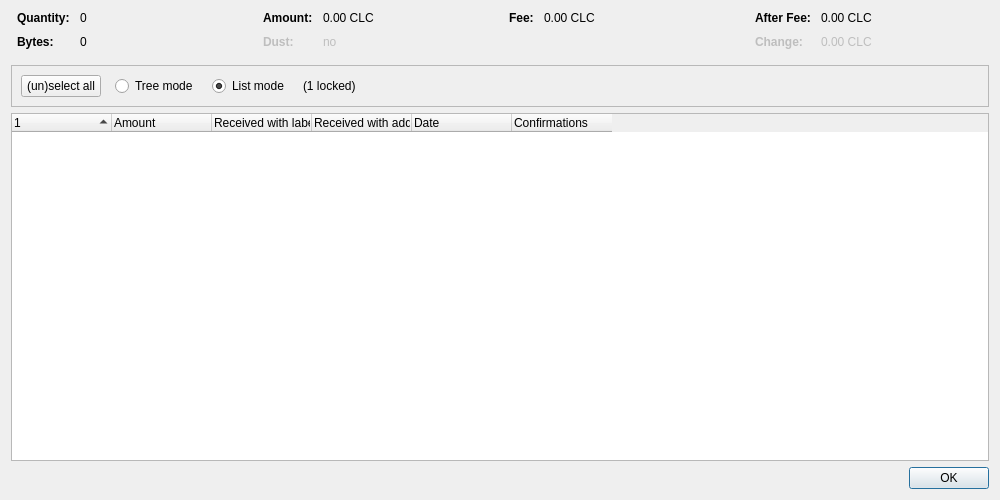
<?xml version="1.0" encoding="UTF-8"?>
<ui version="4.0">
 <class>CoinControlDialog</class>
 <widget class="QDialog" name="CoinControlDialog">
  <property name="geometry">
   <rect>
    <x>0</x>
    <y>0</y>
    <width>1000</width>
    <height>500</height>
   </rect>
  </property>
  <property name="windowTitle">
   <string>Coin Selection</string>
  </property>
  <layout class="QVBoxLayout" name="verticalLayout">
   <item>
    <layout class="QHBoxLayout" name="horizontalLayoutTop" stretch="0,0,0,0">
     <property name="topMargin">
      <number>0</number>
     </property>
     <property name="bottomMargin">
      <number>10</number>
     </property>
     <item>
      <layout class="QFormLayout" name="formLayoutCoinControl1">
       <property name="horizontalSpacing">
        <number>10</number>
       </property>
       <property name="verticalSpacing">
        <number>10</number>
       </property>
       <property name="leftMargin">
        <number>6</number>
       </property>
       <property name="rightMargin">
        <number>6</number>
       </property>
       <item row="0" column="0">
        <widget class="QLabel" name="labelCoinControlQuantityText">
         <property name="font">
          <font>
           <weight>75</weight>
           <bold>true</bold>
          </font>
         </property>
         <property name="text">
          <string>Quantity:</string>
         </property>
        </widget>
       </item>
       <item row="0" column="1">
        <widget class="QLabel" name="labelCoinControlQuantity">
         <property name="cursor">
          <cursorShape>IBeamCursor</cursorShape>
         </property>
         <property name="contextMenuPolicy">
          <enum>Qt::ActionsContextMenu</enum>
         </property>
         <property name="text">
          <string notr="true">0</string>
         </property>
         <property name="textInteractionFlags">
          <set>Qt::LinksAccessibleByMouse|Qt::TextSelectableByKeyboard|Qt::TextSelectableByMouse</set>
         </property>
        </widget>
       </item>
       <item row="1" column="0">
        <widget class="QLabel" name="labelCoinControlBytesText">
         <property name="font">
          <font>
           <weight>75</weight>
           <bold>true</bold>
          </font>
         </property>
         <property name="text">
          <string>Bytes:</string>
         </property>
        </widget>
       </item>
       <item row="1" column="1">
        <widget class="QLabel" name="labelCoinControlBytes">
         <property name="cursor">
          <cursorShape>IBeamCursor</cursorShape>
         </property>
         <property name="contextMenuPolicy">
          <enum>Qt::ActionsContextMenu</enum>
         </property>
         <property name="text">
          <string notr="true">0</string>
         </property>
         <property name="textInteractionFlags">
          <set>Qt::LinksAccessibleByMouse|Qt::TextSelectableByKeyboard|Qt::TextSelectableByMouse</set>
         </property>
        </widget>
       </item>
      </layout>
     </item>
     <item>
      <layout class="QFormLayout" name="formLayoutCoinControl2">
       <property name="horizontalSpacing">
        <number>10</number>
       </property>
       <property name="verticalSpacing">
        <number>10</number>
       </property>
       <property name="leftMargin">
        <number>6</number>
       </property>
       <property name="rightMargin">
        <number>6</number>
       </property>
       <item row="0" column="0">
        <widget class="QLabel" name="labelCoinControlAmountText">
         <property name="font">
          <font>
           <weight>75</weight>
           <bold>true</bold>
          </font>
         </property>
         <property name="text">
          <string>Amount:</string>
         </property>
        </widget>
       </item>
       <item row="0" column="1">
        <widget class="QLabel" name="labelCoinControlAmount">
         <property name="cursor">
          <cursorShape>IBeamCursor</cursorShape>
         </property>
         <property name="contextMenuPolicy">
          <enum>Qt::ActionsContextMenu</enum>
         </property>
         <property name="text">
          <string notr="true">0.00 CLC</string>
         </property>
         <property name="textInteractionFlags">
          <set>Qt::LinksAccessibleByMouse|Qt::TextSelectableByKeyboard|Qt::TextSelectableByMouse</set>
         </property>
        </widget>
       </item>
       <item row="1" column="0">
        <widget class="QLabel" name="labelCoinControlLowOutputText">
         <property name="enabled">
          <bool>false</bool>
         </property>
         <property name="font">
          <font>
           <weight>75</weight>
           <bold>true</bold>
          </font>
         </property>
         <property name="text">
          <string>Dust:</string>
         </property>
        </widget>
       </item>
       <item row="1" column="1">
        <widget class="QLabel" name="labelCoinControlLowOutput">
         <property name="enabled">
          <bool>false</bool>
         </property>
         <property name="cursor">
          <cursorShape>IBeamCursor</cursorShape>
         </property>
         <property name="contextMenuPolicy">
          <enum>Qt::ActionsContextMenu</enum>
         </property>
         <property name="text">
          <string notr="true">no</string>
         </property>
         <property name="textInteractionFlags">
          <set>Qt::LinksAccessibleByMouse|Qt::TextSelectableByKeyboard|Qt::TextSelectableByMouse</set>
         </property>
        </widget>
       </item>
      </layout>
     </item>
     <item>
      <layout class="QFormLayout" name="formLayoutCoinControl3">
       <property name="horizontalSpacing">
        <number>10</number>
       </property>
       <property name="verticalSpacing">
        <number>10</number>
       </property>
       <property name="leftMargin">
        <number>6</number>
       </property>
       <property name="rightMargin">
        <number>6</number>
       </property>
       <item row="0" column="0">
        <widget class="QLabel" name="labelCoinControlFeeText">
         <property name="font">
          <font>
           <weight>75</weight>
           <bold>true</bold>
          </font>
         </property>
         <property name="text">
          <string>Fee:</string>
         </property>
        </widget>
       </item>
       <item row="0" column="1">
        <widget class="QLabel" name="labelCoinControlFee">
         <property name="cursor">
          <cursorShape>IBeamCursor</cursorShape>
         </property>
         <property name="contextMenuPolicy">
          <enum>Qt::ActionsContextMenu</enum>
         </property>
         <property name="text">
          <string notr="true">0.00 CLC</string>
         </property>
         <property name="textInteractionFlags">
          <set>Qt::LinksAccessibleByMouse|Qt::TextSelectableByKeyboard|Qt::TextSelectableByMouse</set>
         </property>
        </widget>
       </item>
      </layout>
     </item>
     <item>
      <layout class="QFormLayout" name="formLayoutCoinControl4">
       <property name="horizontalSpacing">
        <number>10</number>
       </property>
       <property name="verticalSpacing">
        <number>10</number>
       </property>
       <property name="leftMargin">
        <number>6</number>
       </property>
       <property name="rightMargin">
        <number>6</number>
       </property>
       <item row="0" column="0">
        <widget class="QLabel" name="labelCoinControlAfterFeeText">
         <property name="font">
          <font>
           <weight>75</weight>
           <bold>true</bold>
          </font>
         </property>
         <property name="text">
          <string>After Fee:</string>
         </property>
        </widget>
       </item>
       <item row="0" column="1">
        <widget class="QLabel" name="labelCoinControlAfterFee">
         <property name="cursor">
          <cursorShape>IBeamCursor</cursorShape>
         </property>
         <property name="contextMenuPolicy">
          <enum>Qt::ActionsContextMenu</enum>
         </property>
         <property name="text">
          <string notr="true">0.00 CLC</string>
         </property>
         <property name="textInteractionFlags">
          <set>Qt::LinksAccessibleByMouse|Qt::TextSelectableByKeyboard|Qt::TextSelectableByMouse</set>
         </property>
        </widget>
       </item>
       <item row="1" column="0">
        <widget class="QLabel" name="labelCoinControlChangeText">
         <property name="enabled">
          <bool>false</bool>
         </property>
         <property name="font">
          <font>
           <weight>75</weight>
           <bold>true</bold>
          </font>
         </property>
         <property name="text">
          <string>Change:</string>
         </property>
        </widget>
       </item>
       <item row="1" column="1">
        <widget class="QLabel" name="labelCoinControlChange">
         <property name="enabled">
          <bool>false</bool>
         </property>
         <property name="cursor">
          <cursorShape>IBeamCursor</cursorShape>
         </property>
         <property name="contextMenuPolicy">
          <enum>Qt::ActionsContextMenu</enum>
         </property>
         <property name="text">
          <string notr="true">0.00 CLC</string>
         </property>
         <property name="textInteractionFlags">
          <set>Qt::LinksAccessibleByMouse|Qt::TextSelectableByKeyboard|Qt::TextSelectableByMouse</set>
         </property>
        </widget>
       </item>
      </layout>
     </item>
    </layout>
   </item>
   <item>
    <widget class="QFrame" name="frame">
     <property name="minimumSize">
      <size>
       <width>0</width>
       <height>40</height>
      </size>
     </property>
     <property name="frameShape">
      <enum>QFrame::StyledPanel</enum>
     </property>
     <property name="frameShadow">
      <enum>QFrame::Sunken</enum>
     </property>
     <layout class="QHBoxLayout" name="horizontalLayout">
      <item>
       <layout class="QHBoxLayout" name="horizontalLayoutPanel" stretch="0,0,0,0,0">
        <property name="spacing">
         <number>14</number>
        </property>
        <item>
         <widget class="QPushButton" name="pushButtonSelectAll">
          <property name="sizePolicy">
           <sizepolicy hsizetype="Maximum" vsizetype="Fixed">
            <horstretch>0</horstretch>
            <verstretch>0</verstretch>
           </sizepolicy>
          </property>
          <property name="text">
           <string>(un)select all</string>
          </property>
          <property name="autoDefault">
           <bool>false</bool>
          </property>
         </widget>
        </item>
        <item>
         <widget class="QRadioButton" name="radioTreeMode">
          <property name="sizePolicy">
           <sizepolicy hsizetype="Maximum" vsizetype="Fixed">
            <horstretch>0</horstretch>
            <verstretch>0</verstretch>
           </sizepolicy>
          </property>
          <property name="text">
           <string>Tree mode</string>
          </property>
         </widget>
        </item>
        <item>
         <widget class="QRadioButton" name="radioListMode">
          <property name="sizePolicy">
           <sizepolicy hsizetype="Maximum" vsizetype="Fixed">
            <horstretch>0</horstretch>
            <verstretch>0</verstretch>
           </sizepolicy>
          </property>
          <property name="text">
           <string>List mode</string>
          </property>
          <property name="checked">
           <bool>true</bool>
          </property>
         </widget>
        </item>
        <item>
         <widget class="QLabel" name="labelLocked">
          <property name="text">
           <string notr="true">(1 locked)</string>
          </property>
         </widget>
        </item>
        <item>
         <spacer name="horizontalSpacer">
          <property name="orientation">
           <enum>Qt::Horizontal</enum>
          </property>
          <property name="sizeHint" stdset="0">
           <size>
            <width>40</width>
            <height>20</height>
           </size>
          </property>
         </spacer>
        </item>
       </layout>
      </item>
     </layout>
    </widget>
   </item>
   <item>
    <widget class="CoinControlTreeWidget" name="treeWidget">
     <property name="contextMenuPolicy">
      <enum>Qt::CustomContextMenu</enum>
     </property>
     <property name="sortingEnabled">
      <bool>false</bool>
     </property>
     <property name="columnCount">
      <number>6</number>
     </property>
     <attribute name="headerShowSortIndicator" stdset="0">
      <bool>true</bool>
     </attribute>
     <attribute name="headerStretchLastSection">
      <bool>false</bool>
     </attribute>
     <column>
      <property name="text">
       <string/>
      </property>
     </column>
     <column>
      <property name="text">
       <string>Amount</string>
      </property>
     </column>
     <column>
      <property name="text">
       <string>Received with label</string>
      </property>
     </column>
     <column>
      <property name="text">
       <string>Received with address</string>
      </property>
     </column>
     <column>
      <property name="text">
       <string>Date</string>
      </property>
     </column>
     <column>
      <property name="text">
       <string>Confirmations</string>
      </property>
      <property name="toolTip">
       <string>Confirmed</string>
      </property>
     </column>
     <column>
      <property name="text">
       <string/>
      </property>
     </column>
     <column>
      <property name="text">
       <string/>
      </property>
     </column>
     <column>
      <property name="text">
       <string/>
      </property>
     </column>
     <column>
      <property name="text">
       <string/>
      </property>
     </column>
    </widget>
   </item>
   <item>
    <widget class="QDialogButtonBox" name="buttonBox">
     <property name="orientation">
      <enum>Qt::Horizontal</enum>
     </property>
     <property name="standardButtons">
      <set>QDialogButtonBox::Ok</set>
     </property>
    </widget>
   </item>
  </layout>
 </widget>
 <customwidgets>
  <customwidget>
   <class>CoinControlTreeWidget</class>
   <extends>QTreeWidget</extends>
   <header>qt/coincontroltreewidget.h</header>
  </customwidget>
 </customwidgets>
 <resources/>
 <connections/>
</ui>
